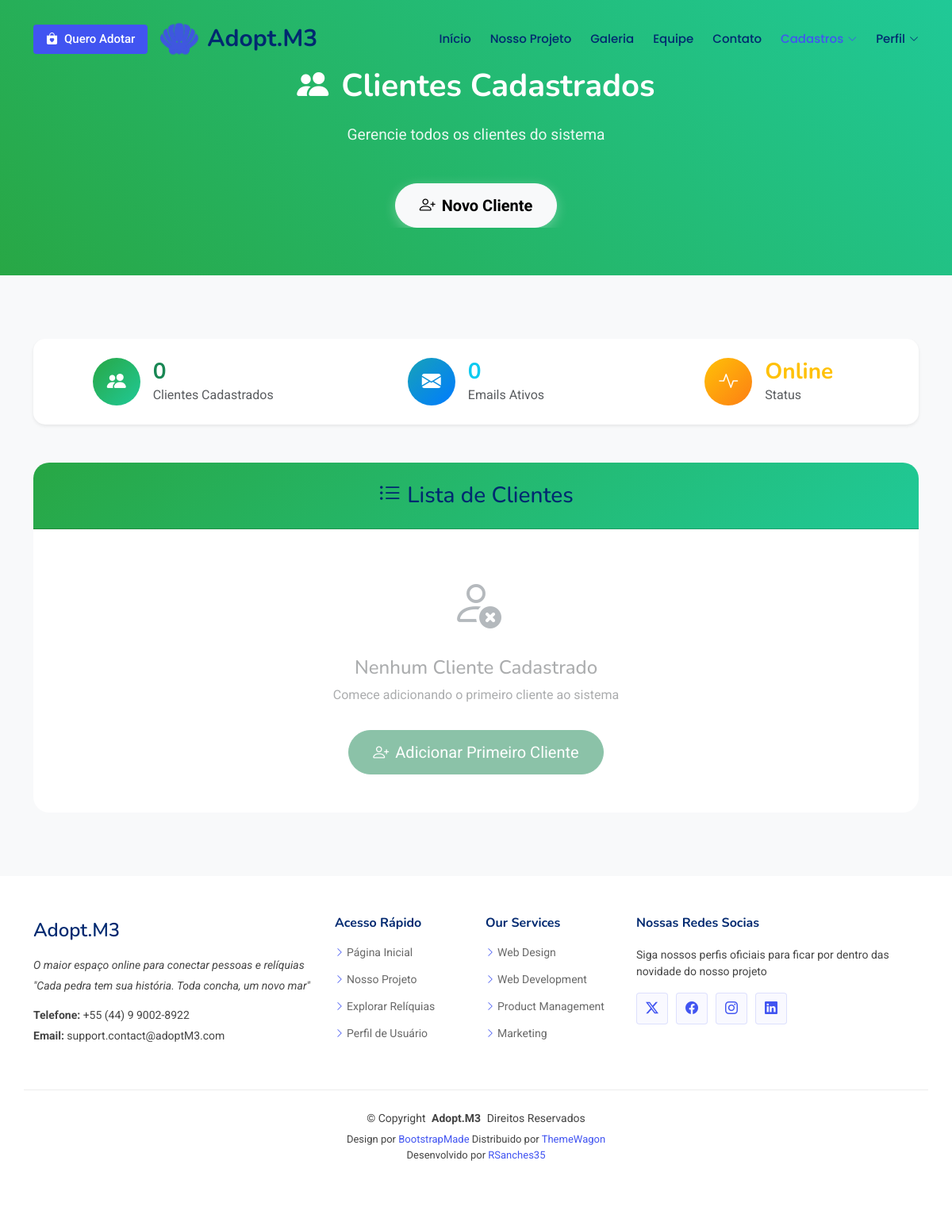
/records/list/client (signed in), run on an earlier commit of the app's database.
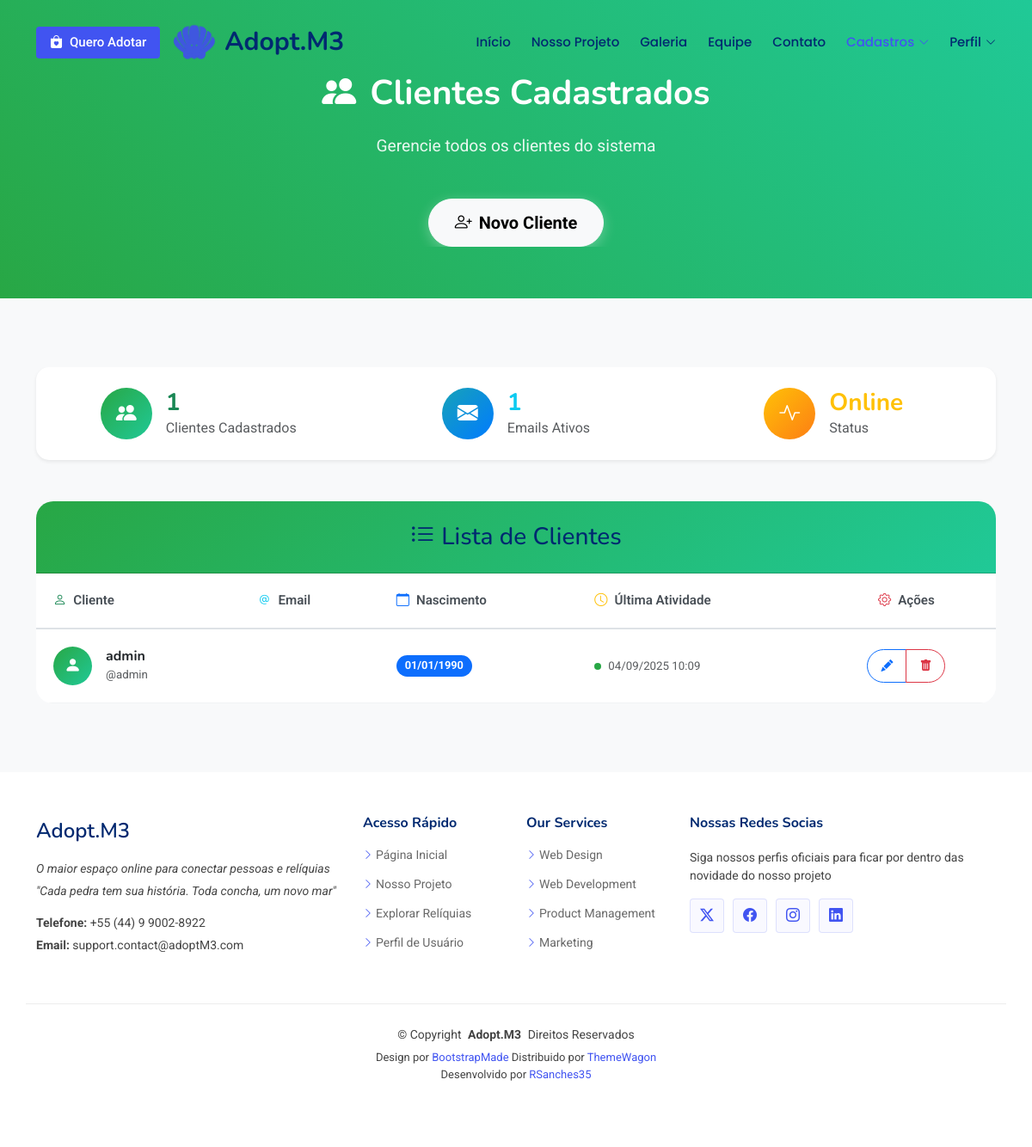
And on a later commit of the database.
### records/models.py (models this page shows, shortened)
class Client(models.Model):
    user = models.OneToOneField(User, on_delete=models.CASCADE, related_name='client_profile', null=True, blank=True)
    name = models.CharField(max_length=150)
    nickname = models.CharField(max_length=50)
    email = models.EmailField()
    birth_date = models.DateField()
    register_date = models.DateTimeField(auto_now_add=True)
    last_activity = models.DateTimeField(auto_now=True)
    address = models.ForeignKey(Address, on_delete=models.PROTECT, null=True, blank=True)
    created_by = models.ForeignKey(User, on_delete=models.CASCADE, related_name='clients', default=1)

### records/views.py (the view)
# urls.py: path('list/client', ClientList.as_view(), name='ClientList'),
class ClientList(LoginRequiredMixin, ListView):
    model = Client
    template_name = 'records/lists/client.html'
    def get_queryset(self):
        return Client.objects.filter(created_by=self.request.user)

### records/templates/records/lists/client.html (shortened to what this page needs)
{% extends 'pages/model.html' %}
{% load static %}
{% block MainContent %}
<section class="hero section" style="background: linear-gradient(45deg, #28a745, #20c997); min-height: 40vh; display: flex; align-items: center;">
  <div class="container">
    <div class="row justify-content-center">
      <div class="col-lg-10 text-center" data-aos="fade-up">
        <h1 style="color: white; font-size: 2.5rem; margin-bottom: 20px;">
          <i class="bi bi-people-fill me-3"></i>Clientes Cadastrados
        </h1>
        <p style="color: rgba(255,255,255,0.9); font-size: 1.2rem;">
          Gerencie todos os clientes do sistema
        </p>
        {% if user.is_authenticated %}
          <a href="{% url 'records:ClientCreate' %}" class="btn btn-light btn-lg mt-3"
             style="border-radius: 50px; padding: 12px 30px; font-weight: bold; box-shadow: 0 4px 15px rgba(255,255,255,0.3);">
            <i class="bi bi-person-plus me-2"></i>Novo Cliente
          </a>
        {% else %}
          <a href="{% url 'login' %}" class="btn btn-light btn-lg mt-3"
             style="border-radius: 50px; padding: 12px 30px; font-weight: bold; box-shadow: 0 4px 15px rgba(255,255,255,0.3);">
            <i class="bi bi-person-circle me-2"></i>Faça Login para Cadastrar
          </a>
        {% endif %}
      </div>
    </div>
  </div>
</section>
<section class="about section" style="padding: 80px 0; background: #f8f9fa;">
  <div class="container" data-aos="fade-up">
    <div class="row mb-5">
      <div class="col-lg-12">
        <div class="card border-0 shadow-sm" style="border-radius: 15px; background: white;">
          <div class="card-body text-center py-4">
            <div class="row">
              <div class="col-md-4">
                <div class="d-flex align-items-center justify-content-center">
                  <div class="stats-icon me-3" style="background: linear-gradient(135deg, #28a745, #20c997); width: 60px; height: 60px; border-radius: 50%; display: flex; align-items: center; justify-content: center;">
                    <i class="bi bi-people-fill" style="color: white; font-size: 1.5rem;"></i>
                  </div>
                  <div class="text-start">
                    <h3 class="mb-0 text-success fw-bold">{{ object_list|length }}</h3>
                    <p class="mb-0 text-muted">Clientes Cadastrados</p>
                  </div>
                </div>
              </div>
              <div class="col-md-4">
                <div class="d-flex align-items-center justify-content-center">
                  <div class="stats-icon me-3" style="background: linear-gradient(135deg, #17a2b8, #007bff); width: 60px; height: 60px; border-radius: 50%; display: flex; align-items: center; justify-content: center;">
                    <i class="bi bi-envelope-fill" style="color: white; font-size: 1.5rem;"></i>
                  </div>
                  <div class="text-start">
                    <h3 class="mb-0 text-info fw-bold">{{ object_list|length }}</h3>
                    <p class="mb-0 text-muted">Emails Ativos</p>
                  </div>
                </div>
              </div>
              <div class="col-md-4">
                <div class="d-flex align-items-center justify-content-center">
                  <div class="stats-icon me-3" style="background: linear-gradient(135deg, #ffc107, #fd7e14); width: 60px; height: 60px; border-radius: 50%; display: flex; align-items: center; justify-content: center;">
                    <i class="bi bi-activity" style="color: white; font-size: 1.5rem;"></i>
                  </div>
                  <div class="text-start">
                    <h3 class="mb-0 text-warning fw-bold">Online</h3>
                    <p class="mb-0 text-muted">Status</p>
                  </div>
                </div>
              </div>
            </div>
          </div>
        </div>
      </div>
    </div>
    <div class="row">
      <div class="col-lg-12">
        <div class="card border-0" style="border-radius: 20px; overflow: hidden;">
          <div class="card-header text-center" style="background: linear-gradient(135deg, #28a745, #20c997); color: white; padding: 25px;">
            <h3 class="mb-0">
              <i class="bi bi-list-ul me-2"></i>Lista de Clientes
            </h3>
          </div>
          <div class="card-body p-0">
            {% if object_list %}
            <div class="table-responsive">
              <table class="table table-hover mb-0" style="font-size: 0.95rem;">
                <thead style="background: #f8f9fa; border-bottom: 2px solid #dee2e6;">
                  <tr>
                    <th style="padding: 20px; font-weight: 600; color: #495057; border: none;">
                      <i class="bi bi-person me-2 text-success"></i>Cliente
                    </th>
                    <th style="padding: 20px; font-weight: 600; color: #495057; border: none;">
                      <i class="bi bi-at me-2 text-info"></i>Email
                    </th>
                    <th style="padding: 20px; font-weight: 600; color: #495057; border: none;">
                      <i class="bi bi-calendar me-2 text-primary"></i>Nascimento
                    </th>
                    <th style="padding: 20px; font-weight: 600; color: #495057; border: none;">
                      <i class="bi bi-clock me-2 text-warning"></i>Última Atividade
                    </th>
                    <th style="padding: 20px; font-weight: 600; color: #495057; text-align: center; border: none;">
                      <i class="bi bi-gear me-2 text-danger"></i>Ações
                    </th>
                  </tr>
                </thead>
                <tbody>
                  {% for client in object_list %}
                  <tr style="transition: all 0.3s ease; border-bottom: 1px solid #f1f3f4;">
                    <td style="padding: 20px; vertical-align: middle; border: none;">
                      <div class="d-flex align-items-center">
                        <div class="avatar me-3" style="width: 45px; height: 45px; background: linear-gradient(135deg, #28a745, #20c997); border-radius: 50%; display: flex; align-items: center; justify-content: center;">
                          <i class="bi bi-person-fill" style="color: white; font-size: 1.2rem;"></i>
                        </div>
                        <div>
                          <h6 class="mb-0 fw-bold text-dark">{{ client.name }}</h6>
                          <small class="text-muted">@{{ client.nickname }}</small>
                        </div>
                      </div>
                    </td>
                    <td style="padding: 20px; vertical-align: middle; border: none;">
                    </td>
                    <td style="padding: 20px; vertical-align: middle; border: none;">
                      <span class="badge bg-primary" style="font-size: 0.8rem; padding: 6px 10px; border-radius: 15px;">
                        {{ client.birth_date|date:"d/m/Y" }}
                      </span>
                    </td>
                    <td style="padding: 20px; vertical-align: middle; border: none;">
                      <div class="d-flex align-items-center">
                        <div class="status-dot me-2" style="width: 8px; height: 8px; background: #28a745; border-radius: 50%;"></div>
                        <small class="text-muted">{{ client.last_activity|date:"d/m/Y H:i" }}</small>
                      </div>
                    </td>
                    <td style="padding: 20px; vertical-align: middle; text-align: center; border: none;">
                      {% if user.is_authenticated %}
                        <div class="btn-group" role="group">
                          <a href="{% url 'records:ClientUpdate' client.pk %}"
                             class="btn btn-sm btn-outline-primary"
                             style="border-radius: 20px 0 0 20px; padding: 8px 15px;"
                             title="Editar">
                            <i class="bi bi-pencil-fill"></i>
                          </a>
                          <a href="{% url 'records:ClientDelete' client.pk %}"
                             class="btn btn-sm btn-outline-danger"
                             style="border-radius: 0 20px 20px 0; padding: 8px 15px;"
                             title="Excluir"
                             onclick="return confirm('Tem certeza que deseja excluir este cliente?')">
                            <i class="bi bi-trash-fill"></i>
                          </a>
                        </div>
                      {% else %}
                        <span class="badge" style="background-color: #e9ecef; color: #6c757d; padding: 8px 15px; border-radius: 20px;">
                          <i class="bi bi-lock me-1"></i>Login necessário
                        </span>
                      {% endif %}
                    </td>
                  </tr>
                  {% endfor %}
                </tbody>
              </table>
            </div>
            {% else %}
            <div class="text-center py-5">
              <div style="opacity: 0.5;">
                <i class="bi bi-person-x" style="font-size: 4rem; color: #6c757d;"></i>
                <h4 class="mt-3 text-muted">Nenhum Cliente Cadastrado</h4>
                <p class="text-muted">Comece adicionando o primeiro cliente ao sistema</p>
                {% if user.is_authenticated %}
                  <a href="{% url 'records:ClientCreate' %}" class="btn btn-success btn-lg mt-3" style="border-radius: 50px; padding: 12px 30px;">
                    <i class="bi bi-person-plus me-2"></i>Adicionar Primeiro Cliente
                  </a>
                {% else %}
                  <span class="btn btn-lg mt-3" style="background-color: #e9ecef; color: #6c757d; border: none; border-radius: 50px; padding: 12px 30px;">
                    <i class="bi bi-lock me-2"></i>Login necessário
                  </span>
                {% endif %}
              </div>
            </div>
            {% endif %}
          </div>
        </div>
      </div>
    </div>
  </div>
</section>
{% endblock %}

### pages/templates/pages/model.html (shortened to what this page needs)
{% load static %}
<!DOCTYPE html>
<html lang="en">
<head>
  <link href="{% static 'vendor/bootstrap/css/bootstrap.min.css' %}" rel="stylesheet">
  <link href="{% static 'vendor/bootstrap-icons/bootstrap-icons.css' %}" rel="stylesheet">
  <link href="{% static 'vendor/aos/aos.css' %}" rel="stylesheet">
  <link href="{% static 'vendor/glightbox/css/glightbox.min.css' %}" rel="stylesheet">
  <link href="{% static 'vendor/swiper/swiper-bundle.min.css' %}" rel="stylesheet">
  <link rel="stylesheet" href="{% static 'css/main.css' %}">
</head>
<body class="index-page">
  <header id="header" class="header d-flex align-items-center fixed-top">
    <div class="container-fluid container-xl position-relative d-flex align-items-center">
      <a href="{% url 'pages-HomePage' %}" class="logo d-flex align-items-center me-auto">
        <img src="{% static 'img/logo.png' %}" alt="">
        <h1 class="sitename">Adopt.M3</h1>
      </a>
      <nav id="navmenu" class="navmenu">
        <ul>
          <li><a href="{% url 'pages-HomePage' %}" {% if request.resolver_match.url_name == 'pages-HomePage' %}class="active"{% endif %}>Início<br></a></li>
          <li><a href="{% url 'pages-AboutPage' %}" {% if request.resolver_match.url_name == 'pages-AboutPage' %}class="active"{% endif %}>Nosso Projeto</a></li>
          <li><a href="#">Galeria</a></li>
          <li><a href="#">Equipe</a></li>
          <li><a href="#contact">Contato</a></li>
          {% if user.is_staff %}
          <li class="dropdown"><a href="#" {% if request.resolver_match.namespace == 'records' %}class="active"{% endif %}><span>Cadastros</span> <i class="bi bi-chevron-down toggle-dropdown"></i></a>
          </li>
          {% endif %}
          {% if user.is_authenticated %}
          <li class="dropdown"><a href="#"><span>Perfil</span> <i class="bi bi-chevron-down toggle-dropdown"></i></a>
          </li>
          {% else %}
          <li><a href="{% url 'login' %}">Login</a></li>
          {% endif %}
        </ul>
      </nav>
      {% if user.is_authenticated %}
      <div class="d-flex gap-2 flex-md-shrink-0">
        <a class="btn btn-getstarted" href="{% url 'pages-HomePage' %}#about">
          <i class="bi bi-bag-heart-fill" style="margin-right: 8px;"></i>Quero Adotar
        </a>
      </div>
      {% else %}
      <a class="btn btn-getstarted flex-md-shrink-0" href="{% url 'login' %}">
        <i class="bi bi-person-circle" style="margin-right: 10px;"></i>Fazer Login
      </a>
      {% endif %}
    </div>
  </header>
  <main class="main">
    {% block MainContent %}{% endblock %}
  </main>
  <footer id="footer" class="footer">
    <div class="container footer-top">
      <div class="row gy-4">
        <div class="col-lg-4 col-md-6 footer-about">
          <a href="{% url 'pages-HomePage' %}" class="d-flex align-items-center">
            <span class="sitename">Adopt.M3</span>
          </a>
          <div class="footer-contact pt-3">
            <i>
              <p>O maior espaço online para conectar pessoas e relíquias</p>
              <p>"Cada pedra tem sua história. Toda concha, um novo mar"</p>
            </i>
            <p class="mt-3"><strong>Telefone:</strong> <span>+55 (44) 9 9002-8922</span></p>
            <p><strong>Email:</strong> <span>support.contact@adoptM3.com</span></p>
          </div>
        </div>
        <div class="col-lg-2 col-md-3 footer-links">
          <h4>Acesso Rápido</h4>
          <ul>
            <li><i class="bi bi-chevron-right"></i> <a href="#">Página Inicial</a></li>
            <li><i class="bi bi-chevron-right"></i> <a href="#">Nosso Projeto</a></li>
            <li><i class="bi bi-chevron-right"></i> <a href="#">Explorar Relíquias</a></li>
            <li><i class="bi bi-chevron-right"></i> <a href="#">Perfil de Usuário</a></li>
          </ul>
        </div>
        <div class="col-lg-2 col-md-3 footer-links">
          <h4>Our Services</h4>
          <ul>
            <li><i class="bi bi-chevron-right"></i> <a href="#">Web Design</a></li>
            <li><i class="bi bi-chevron-right"></i> <a href="#">Web Development</a></li>
            <li><i class="bi bi-chevron-right"></i> <a href="#">Product Management</a></li>
            <li><i class="bi bi-chevron-right"></i> <a href="#">Marketing</a></li>
          </ul>
        </div>
        <div class="col-lg-4 col-md-12">
          <h4>Nossas Redes Socias</h4>
          <p>Siga nossos perfis oficiais para ficar por dentro das novidade do nosso projeto</p>
          <div class="social-links d-flex">
            <a href=""><i class="bi bi-twitter-x"></i></a>
            <a href=""><i class="bi bi-facebook"></i></a>
            <a href=""><i class="bi bi-instagram"></i></a>
            <a href=""><i class="bi bi-linkedin"></i></a>
          </div>
        </div>
      </div>
    </div>
    <div class="container copyright text-center mt-4">
      <p>© <span>Copyright</span> <strong class="px-1 sitename">Adopt.M3</strong> <span>Direitos Reservados</span></p>
      <div class="credits">
        Design por <a href="https://bootstrapmade.com/">BootstrapMade</a> Distribuido por <a href=“https://themewagon.com>ThemeWagon</a>
        <br>Desenvolvido por <a href="https://github.com/rSanches35">RSanches35</a>
      </div>
    </div>
  </footer>
</body>
</html>

### records/templates/records/lists/client.html (style rules this page uses)
.card { transition: all 0.3s ease; }
.stats-icon { transition: all 0.3s ease; }
.status-dot { animation: pulse 2s infinite; }
.container { overflow-x: hidden !important; }
.table-responsive { overflow-x: auto; }
tbody tr { transition: all 0.3s ease !important; }

What changed in the data, as far as the page shows it:
added Client: name "admin", nickname "admin", birth_date "01/01/1990", last_activity "04/09/2025 10:09"
Also different on the page:
{{ object_list|length }}: "0" → "1"
text no longer shown: "Nenhum Cliente Cadastrado Comece adicionando o primeiro cliente ao sistema Adicionar Primeiro Cliente"
text now shown: "Cliente Email Nascimento Última Atividade Ações"
